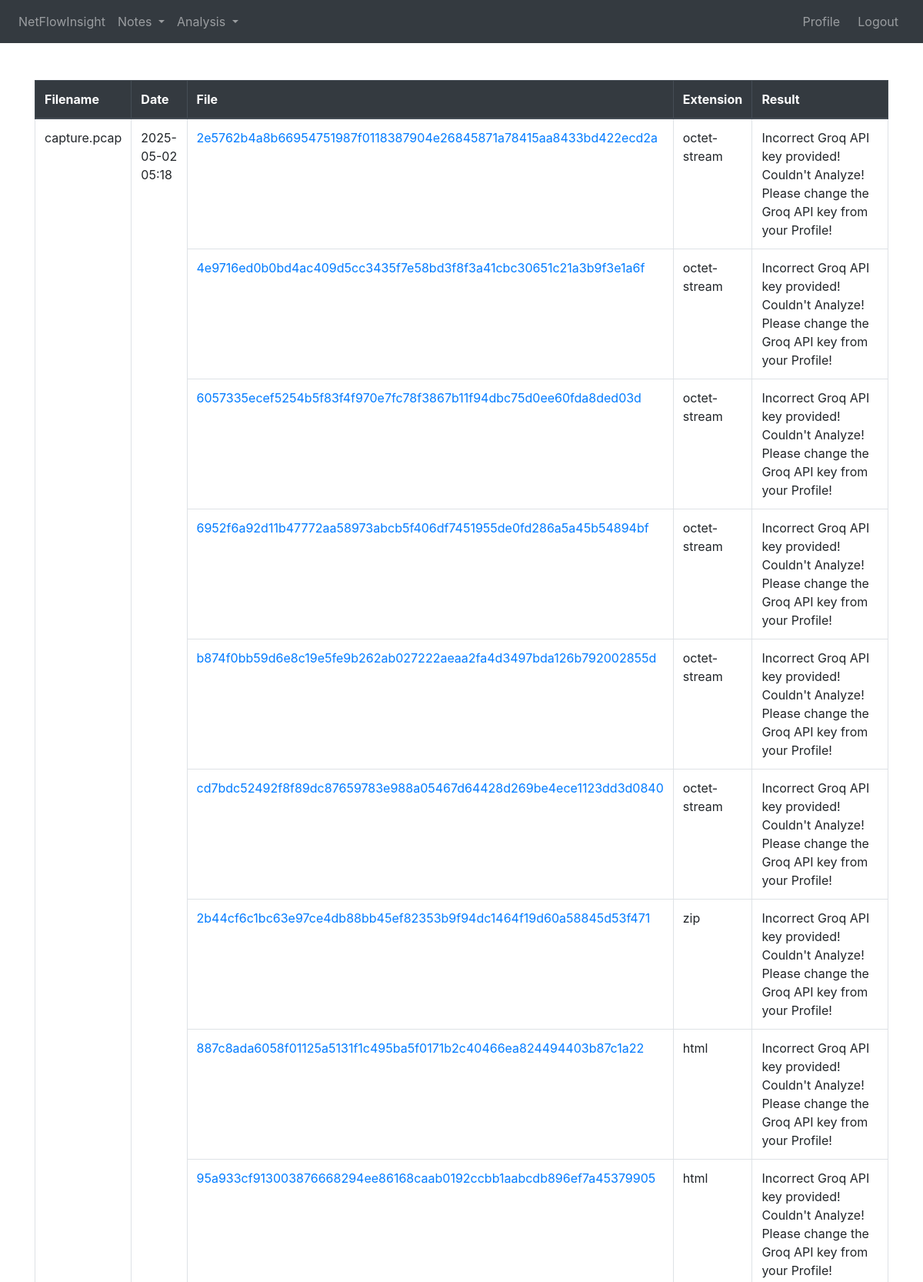
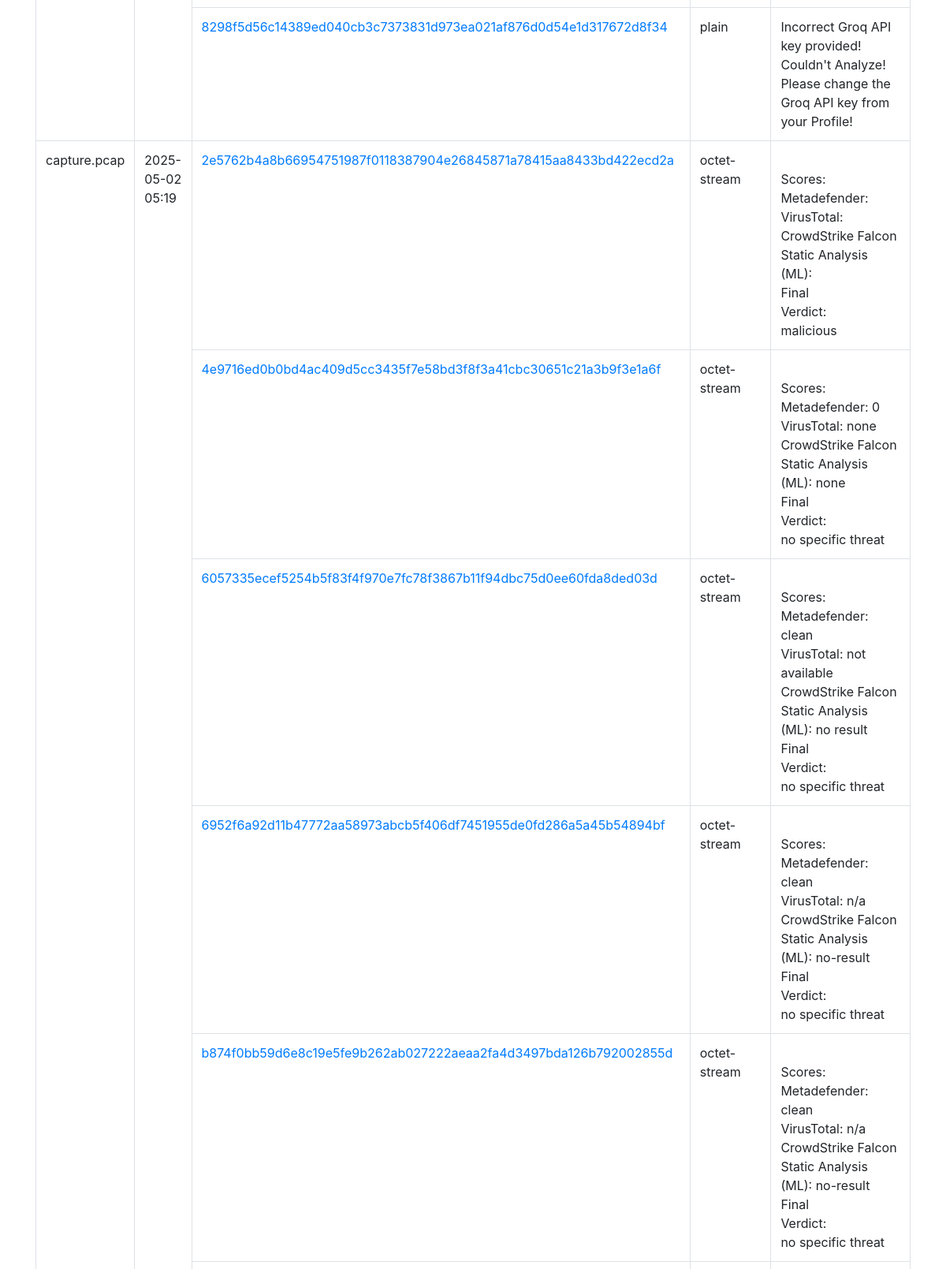
Screenshot of /file_analysis_results/ (signed in, upper part) with the database file from the repository (2 pictures, top to bottom).
### NetFlowInsight/models.py (models this page shows)
class PcapLoc(db.Model):
    __tablename__ = 'pcaploc'
    id = db.Column(db.Integer, primary_key=True)
    path = db.Column(db.String(1000))
    filename = db.Column(db.String(1000))
    date = db.Column(db.DateTime(timezone=True), default=get_current_time)
    user_id = db.Column(db.Integer, db.ForeignKey('user.id'))
    file_analysis = db.relationship('FileAnalysis', backref='pcap_loc', lazy=True)
    note = db.relationship('Notes')

class FileResult(db.Model):
    __tablename__='fileresult'
    id = db.Column(db.Integer, primary_key=True)
    mime_type = db.Column(db.String(20))
    filename = db.Column(db.String(100))
    extension_type=db.Column(db.String(100))
    result = db.Column(db.String(1000000000000000))
    filepath = db.Column(db.String(1000))
    file_analysis_id = db.Column(db.Integer, db.ForeignKey('fileanalysis.id'))

### NetFlowInsight/views.py (the view)
@views.route('file_analysis_results/', methods=['GET', 'POST'])
@login_required
def file_analysis_results():
    if request.method == 'POST':
        try:
            csrf_token = request.headers.get('X-CSRFToken')
            validate_csrf(csrf_token)
        except Exception as e:
            return jsonify({"error": "Invalid CSRF token"}), 400
    user = User.query.options(
        joinedload(User.pcap_loc)
        .joinedload(PcapLoc.file_analysis)
        .joinedload(FileAnalysis.file_result),
        joinedload(User.pcap_loc)
    ).filter_by(id=current_user.id).first()
    return render_template("file_analysis_results.html", user=user)

### NetFlowInsight/templates/file_analysis_results.html (shortened to what this page needs)
{% extends "base.html" %}
{% block content %}
<div class="container mt-5">
  <table class="table table-bordered">
    <thead class="thead-dark">
      <tr>
        <th>Filename</th>
        <th>Date</th>
        <th>File</th>
        <th>Extension</th>
        <th>Result</th>
      </tr>
    </thead>
    <tbody>
      {% for file in user.pcap_loc %}
        {% for file_analysis in file.file_analysis %}
          {% for file_result in file_analysis.file_result %}
      <tr>
        {% if loop.index == 1 %}
          <td rowspan="{{ file_analysis.file_result|length }}">{{ file.filename|escape }}</td>
          <td rowspan="{{ file_analysis.file_result|length }}">{{ file.date.strftime("%Y-%m-%d  %H:%M") }}</td>
        {% endif %}
          <td>
            <a href="{{ url_for('views.download_file', file_path=file_result.filepath|escape) }}" title="Click to download">
              {{ file_result.filename|escape }}
            </a>
          </td>
          <td>{{ file_result.extension_type|escape }}</td>
          <td>
            {{ file_result.result.replace('scores:', '<br>Scores:')
                                 .replace('metadefender:', '<br>Metadefender:')
                                 .replace('virustotal:', '<br>VirusTotal:')
                                 .replace('crowdstrike falcon static analysis (ml):', '<br>CrowdStrike Falcon Static Analysis (ML):')
                                 .replace('final verdict:', '<br>Final Verdict:')
                                 .replace('Groq Analysis:', '<br>Groq Analysis:<br>')
                                 .replace('Verdict:', '<br>Verdict:<br>')|safe }}
          </td>
      </tr>
      {% endfor %}
      {% endfor %}
      {% endfor %}
    </tbody>
  </table>
</div>
{% endblock %}

### NetFlowInsight/templates/base.html (shortened to what this page needs)
<!DOCTYPE html>
<html>
    <head>
        <link
            rel="stylesheet"
            href="https://stackpath.bootstrapcdn.com/bootstrap/4.4.1/css/bootstrap.min.css"
        />
        <link
            rel="stylesheet"
            href="https://stackpath.bootstrapcdn.com/font-awesome/4.7.0/css/font-awesome.min.css"
        />
        <link rel="stylesheet" type="text/css" href="{{ url_for('static', filename='css/style.css') }}">
        <link rel="stylesheet" href="https://cdnjs.cloudflare.com/ajax/libs/font-awesome/5.15.3/css/all.min.css">
    </head>
    <body>
        <nav class="navbar navbar-expand-lg navbar-dark bg-dark">
            <div class="collapse navbar-collapse" id="navbar">
              <div class="navbar-nav">
                {% if user.is_authenticated %}
                  <a class="nav-item nav-link" id="home" href="/">NetFlowInsight</a>
                  <li class="nav-item dropdown">
                    <a class="nav-link dropdown-toggle" href="#" id="notesDropdown" role="button" data-toggle="dropdown" aria-haspopup="true" aria-expanded="false">
                      Notes
                    </a>
                  </li>
                  <li class="nav-item dropdown">
                    <a class="nav-link dropdown-toggle" href="#" id="analysisDropdown" role="button" data-toggle="dropdown" aria-haspopup="true" aria-expanded="false">
                      Analysis
                    </a>
                  </li>
                  <a class="nav-item nav-link" id="logoutnav" href="/profile" style="margin-right: 100px;">Profile</a>
                  <a class="nav-item nav-link" id="logoutnav" href="/logout">Logout</a>
                {% else %}
                  <a class="nav-item nav-link" id="home" href="#">NetFlowInsight</a>
                  <a class="nav-item nav-link" id="login" href="/login">Login</a>
                  <a class="nav-item nav-link" id="signup" href="/signup">Sign Up</a>
                {% endif %}
              </div>
            </div>
          </nav>
          <div class="container-fluid">
            {% block content %}{%endblock%}
          </div>
    </body>
</html>

### NetFlowInsight/static/css/style.css (style rules this page uses)
.navbar-nav { display: flex; justify-content: flex-end; align-items: left; }
#logoutnav { right: 0; position: absolute; margin-right: 2%; }

### rows the page displays
PcapLoc: filename "capture.pcap", date "2025-05-02 05:18"
FileResult: filename "2e5762b4a8b66954751987f0118387904e26845871a78415aa8433bd422ecd2a", extension_type "octet-stream", result.replace "Incorrect Groq API key provided! Couldn't Analyze! Please change the Groq API key from your Profile!"
FileResult: filename "4e9716ed0b0bd4ac409d5cc3435f7e58bd3f8f3a41cbc30651c21a3b9f3e1a6f", extension_type "octet-stream", result.replace "Incorrect Groq API key provided! Couldn't Analyze! Please change the Groq API key from your Profile!"
FileResult: filename "6057335ecef5254b5f83f4f970e7fc78f3867b11f94dbc75d0ee60fda8ded03d", extension_type "octet-stream", result.replace "Incorrect Groq API key provided! Couldn't Analyze! Please change the Groq API key from your Profile!"
FileResult: filename "6952f6a92d11b47772aa58973abcb5f406df7451955de0fd286a5a45b54894bf", extension_type "octet-stream", result.replace "Incorrect Groq API key provided! Couldn't Analyze! Please change the Groq API key from your Profile!"
FileResult: filename "b874f0bb59d6e8c19e5fe9b262ab027222aeaa2fa4d3497bda126b792002855d", extension_type "octet-stream", result.replace "Incorrect Groq API key provided! Couldn't Analyze! Please change the Groq API key from your Profile!"
FileResult: filename "cd7bdc52492f8f89dc87659783e988a05467d64428d269be4ece1123dd3d0840", extension_type "octet-stream", result.replace "Incorrect Groq API key provided! Couldn't Analyze! Please change the Groq API key from your Profile!"
FileResult: filename "2b44cf6c1bc63e97ce4db88bb45ef82353b9f94dc1464f19d60a58845d53f471", extension_type "zip", result.replace "Incorrect Groq API key provided! Couldn't Analyze! Please change the Groq API key from your Profile!"
FileResult: filename "887c8ada6058f01125a5131f1c495ba5f0171b2c40466ea824494403b87c1a22", extension_type "html", result.replace "Incorrect Groq API key provided! Couldn't Analyze! Please change the Groq API key from your Profile!"
FileResult: filename "95a933cf913003876668294ee86168caab0192ccbb1aabcdb896ef7a45379905", extension_type "html", result.replace "Incorrect Groq API key provided! Couldn't Analyze! Please change the Groq API key from your Profile!"
FileResult: filename "8298f5d56c14389ed040cb3c7373831d973ea021af876d0d54e1d317672d8f34", extension_type "plain", result.replace "Incorrect Groq API key provided! Couldn't Analyze! Please change the Groq API key from your Profile!"
PcapLoc: filename "capture.pcap", date "2025-05-02 05:19"
FileResult: filename "2e5762b4a8b66954751987f0118387904e26845871a78415aa8433bd422ecd2a", extension_type "octet-stream", result.replace "Scores: Metadefender: VirusTotal: CrowdStrike Falcon Static Analysis (ML): Final Verdict: malicious"
FileResult: filename "4e9716ed0b0bd4ac409d5cc3435f7e58bd3f8f3a41cbc30651c21a3b9f3e1a6f", extension_type "octet-stream", result.replace "Scores: Metadefender: 0 VirusTotal: none CrowdStrike Falcon Static Analysis (ML): none Final Verdict: no specific threat"
FileResult: filename "6057335ecef5254b5f83f4f970e7fc78f3867b11f94dbc75d0ee60fda8ded03d", extension_type "octet-stream", result.replace "Scores: Metadefender: clean VirusTotal: not available CrowdStrike Falcon Static Analysis (ML): no result Final Verdict: no specific threat"
FileResult: filename "6952f6a92d11b47772aa58973abcb5f406df7451955de0fd286a5a45b54894bf", extension_type "octet-stream", result.replace "Scores: Metadefender: clean VirusTotal: n/a CrowdStrike Falcon Static Analysis (ML): no-result Final Verdict: no specific threat"
FileResult: filename "b874f0bb59d6e8c19e5fe9b262ab027222aeaa2fa4d3497bda126b792002855d", extension_type "octet-stream", result.replace "Scores: Metadefender: clean VirusTotal: n/a CrowdStrike Falcon Static Analysis (ML): no-result Final Verdict: no specific threat"
